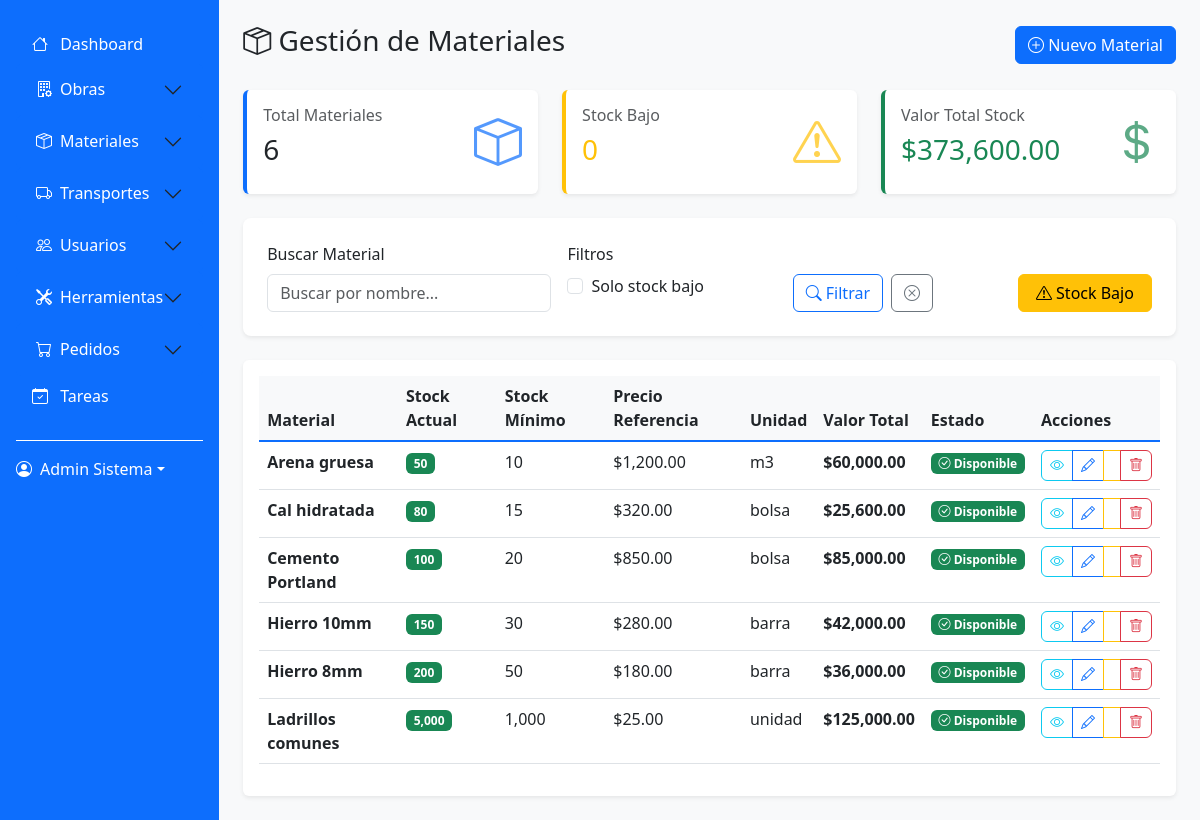
Screenshot of /modules/materiales/list.php (signed in) with the database file from the repository.
### tables this page shows
CREATE TABLE materiales (
    id_material INT AUTO_INCREMENT PRIMARY KEY,
    nombre_material VARCHAR(200) NOT NULL,
    descripcion TEXT,
    categoria VARCHAR(100),
    stock_actual INT DEFAULT 0,
    stock_minimo INT DEFAULT 0,
    stock_maximo INT DEFAULT 0,
    precio_referencia DECIMAL(10,2) DEFAULT 0.00,
    precio_compra DECIMAL(10,2) DEFAULT 0.00,
    unidad_medida VARCHAR(50) DEFAULT 'unidad',
    proveedor VARCHAR(200),
    codigo_interno VARCHAR(50),
    ubicacion_deposito VARCHAR(100),
    estado ENUM('activo', 'inactivo', 'descontinuado') DEFAULT 'activo',
    fecha_creacion TIMESTAMP DEFAULT CURRENT_TIMESTAMP,
    fecha_actualizacion TIMESTAMP DEFAULT CURRENT_TIMESTAMP ON UPDATE CURRENT_TIMESTAMP
);

### modules/materiales/list.php (the view, shortened to what this page needs)
<?php
$database = new Database();
$conn = $database->getConnection();
$filtro_stock_bajo = isset($_GET['stock_bajo']) ? (bool)$_GET['stock_bajo'] : false;
$filtro_busqueda = $_GET['busqueda'] ?? '';
$where_conditions = [];
$params = [];
$where_clause = !empty($where_conditions) ? 'WHERE ' . implode(' AND ', $where_conditions) : '';
try {
    $query = "SELECT * FROM materiales $where_clause ORDER BY nombre_material";
    $stmt = $conn->prepare($query);
    $stmt->execute($params);
    $materiales = $stmt->fetchAll();
    $stmt_stats = $conn->query("SELECT
        COUNT(*) as total_materiales,
        COUNT(CASE WHEN stock_actual <= stock_minimo THEN 1 END) as stock_bajo,
        SUM(stock_actual * precio_referencia) as valor_total_stock
        FROM materiales");
    $stats = $stmt_stats->fetch();
} catch (Exception $e) {
    error_log("Error al obtener materiales: " . $e->getMessage());
    $materiales = [];
    $stats = ['total_materiales' => 0, 'stock_bajo' => 0, 'valor_total_stock' => 0];
}
include '../../includes/header.php';
?>
<div class="row">
    <div class="col-12">
        <div class="d-flex justify-content-between align-items-center mb-4">
            <h1 class="h3">
                <i class="bi bi-box-seam"></i> Gestión de Materiales
            </h1>
            <a href="create.php" class="btn btn-primary">
                <i class="bi bi-plus-circle"></i> Nuevo Material
            </a>
        </div>
    </div>
</div>
<div class="row mb-4">
    <div class="col-md-4">
        <div class="card dashboard-card">
            <div class="card-body">
                <div class="d-flex justify-content-between">
                    <div>
                        <h6 class="text-muted">Total Materiales</h6>
                        <h3 class="mb-0"><?php echo $stats['total_materiales']; ?></h3>
                    </div>
                    <div class="align-self-center">
                        <i class="bi bi-box dashboard-icon text-primary"></i>
                    </div>
                </div>
            </div>
        </div>
    </div>
    <div class="col-md-4">
        <div class="card dashboard-card warning">
            <div class="card-body">
                <div class="d-flex justify-content-between">
                    <div>
                        <h6 class="text-muted">Stock Bajo</h6>
                        <h3 class="mb-0 text-warning"><?php echo $stats['stock_bajo']; ?></h3>
                    </div>
                    <div class="align-self-center">
                        <i class="bi bi-exclamation-triangle dashboard-icon text-warning"></i>
                    </div>
                </div>
            </div>
        </div>
    </div>
    <div class="col-md-4">
        <div class="card dashboard-card success">
            <div class="card-body">
                <div class="d-flex justify-content-between">
                    <div>
                        <h6 class="text-muted">Valor Total Stock</h6>
                        <h3 class="mb-0 text-success">$<?php echo number_format($stats['valor_total_stock'], 2); ?></h3>
                    </div>
                    <div class="align-self-center">
                        <i class="bi bi-currency-dollar dashboard-icon text-success"></i>
                    </div>
                </div>
            </div>
        </div>
    </div>
</div>
<div class="filter-section">
    <form method="GET" class="row g-3">
        <div class="col-md-4">
            <label for="busqueda" class="form-label">Buscar Material</label>
            <input type="text" class="form-control" id="busqueda" name="busqueda"
                   placeholder="Buscar por nombre..."
                   value="<?php echo htmlspecialchars($filtro_busqueda); ?>">
        </div>
        <div class="col-md-3">
            <label class="form-label">Filtros</label>
            <div class="form-check">
                <input class="form-check-input" type="checkbox" id="stock_bajo" name="stock_bajo" value="1"
                       <?php echo $filtro_stock_bajo ? 'checked' : ''; ?>>
                <label class="form-check-label" for="stock_bajo">
                    Solo stock bajo
                </label>
            </div>
        </div>
        <div class="col-md-3 d-flex align-items-end">
            <button type="submit" class="btn btn-outline-primary me-2">
                <i class="bi bi-search"></i> Filtrar
            </button>
            <a href="list.php" class="btn btn-outline-secondary">
                <i class="bi bi-x-circle"></i>
            </a>
        </div>
        <div class="col-md-2 d-flex align-items-end">
            <a href="stock_bajo.php" class="btn btn-warning w-100">
                <i class="bi bi-exclamation-triangle"></i> Stock Bajo
            </a>
        </div>
    </form>
</div>
<div class="card">
    <div class="card-body">
        <?php if (!empty($materiales)): ?>
        <div class="table-responsive">
            <table class="table table-hover">
                <thead>
                    <tr>
                        <th>Material</th>
                        <th>Stock Actual</th>
                        <th>Stock Mínimo</th>
                        <th>Precio Referencia</th>
                        <th>Unidad</th>
                        <th>Valor Total</th>
                        <th>Estado</th>
                        <th>Acciones</th>
                    </tr>
                </thead>
                <tbody>
                    <?php foreach ($materiales as $material): ?>
                    <tr class="<?php echo $material['stock_actual'] <= $material['stock_minimo'] ? 'table-warning' : ''; ?>">
                        <td>
                            <strong><?php echo htmlspecialchars($material['nombre_material']); ?></strong>
                        </td>
                        <td>
                            <span class="badge <?php echo $material['stock_actual'] <= $material['stock_minimo'] ? 'bg-warning text-dark' : 'bg-success'; ?>">
                                <?php echo number_format($material['stock_actual']); ?>
                            </span>
                        </td>
                        <td><?php echo number_format($material['stock_minimo']); ?></td>
                        <td>$<?php echo number_format($material['precio_referencia'], 2); ?></td>
                        <td><?php echo htmlspecialchars($material['unidad_medida']); ?></td>
                        <td>
                            <strong>$<?php echo number_format($material['stock_actual'] * $material['precio_referencia'], 2); ?></strong>
                        </td>
                        <td>
                            <?php if ($material['stock_actual'] <= $material['stock_minimo']): ?>
                                <span class="badge bg-warning text-dark">
                                    <i class="bi bi-exclamation-triangle"></i> Stock Bajo
                                </span>
                            <?php elseif ($material['stock_actual'] == 0): ?>
                                <span class="badge bg-danger">
                                    <i class="bi bi-x-circle"></i> Sin Stock
                                </span>
                            <?php else: ?>
                                <span class="badge bg-success">
                                    <i class="bi bi-check-circle"></i> Disponible
                                </span>
                            <?php endif; ?>
                        </td>
                        <td>
                            <div class="btn-group btn-group-sm" role="group">
                                <a href="view.php?id=<?php echo $material['id_material']; ?>"
                                   class="btn btn-outline-info" title="Ver detalles">
                                    <i class="bi bi-eye"></i>
                                </a>
                                <a href="edit.php?id=<?php echo $material['id_material']; ?>"
                                   class="btn btn-outline-primary" title="Editar">
                                    <i class="bi bi-pencil"></i>
                                </a>
                                <a href="adjust_stock.php?id=<?php echo $material['id_material']; ?>"
                                   class="btn btn-outline-warning" title="Ajustar stock">
                                </a>
                                <a href="delete.php?id=<?php echo $material['id_material']; ?>"
                                   class="btn btn-outline-danger btn-delete"
                                   data-item-name="el material '<?php echo htmlspecialchars($material['nombre_material']); ?>'"
                                   title="Eliminar">
                                    <i class="bi bi-trash"></i>
                                </a>
                            </div>
                        </td>
                    </tr>
                    <?php endforeach; ?>
                </tbody>
            </table>
        </div>
        <?php endif; ?>
    </div>
</div>
<?php include '../../includes/footer.php'; ?>

### rows the page displays
materiales: nombre_material "Arena gruesa", stock_actual "50", stock_minimo "10", precio_referencia "1,200.00", unidad_medida "m3", $material['stock_actual'] * $material['precio_referencia'] "60,000.00", shows "Disponible"
materiales: nombre_material "Cal hidratada", stock_actual "80", stock_minimo "15", precio_referencia "320.00", unidad_medida "bolsa", $material['stock_actual'] * $material['precio_referencia'] "25,600.00", shows "Disponible"
materiales: nombre_material "Cemento Portland", stock_actual "100", stock_minimo "20", precio_referencia "850.00", unidad_medida "bolsa", $material['stock_actual'] * $material['precio_referencia'] "85,000.00", shows "Disponible"
materiales: nombre_material "Hierro 10mm", stock_actual "150", stock_minimo "30", precio_referencia "280.00", unidad_medida "barra", $material['stock_actual'] * $material['precio_referencia'] "42,000.00", shows "Disponible"
materiales: nombre_material "Hierro 8mm", stock_actual "200", stock_minimo "50", precio_referencia "180.00", unidad_medida "barra", $material['stock_actual'] * $material['precio_referencia'] "36,000.00", shows "Disponible"
materiales: nombre_material "Ladrillos comunes", stock_actual "5,000", stock_minimo "1,000", precio_referencia "25.00", unidad_medida "unidad", $material['stock_actual'] * $material['precio_referencia'] "125,000.00", shows "Disponible"

### other values shown
$_SESSION['user_name'] "Admin Sistema"
$stats['total_materiales'] "6"
$stats['stock_bajo'] "0"
$stats['valor_total_stock'] "373,600.00"
